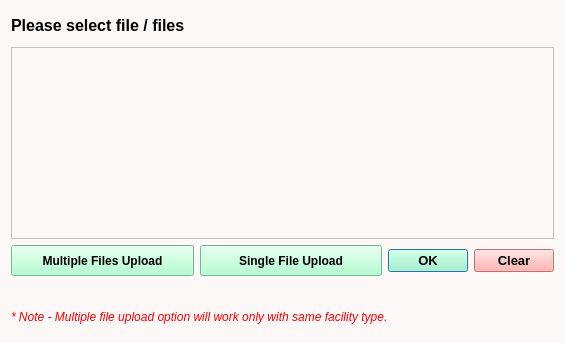
<?xml version="1.0" encoding="UTF-8"?>
<ui version="4.0">
 <class>Dialog</class>
 <widget class="QDialog" name="Dialog">
  <property name="geometry">
   <rect>
    <x>0</x>
    <y>0</y>
    <width>519</width>
    <height>343</height>
   </rect>
  </property>
  <property name="windowTitle">
   <string>Dialog</string>
  </property>
  <property name="styleSheet">
   <string notr="true">background-color: rgb(253, 248, 248);</string>
  </property>
  <layout class="QGridLayout" name="gridLayout">
   <item row="4" column="0" colspan="4">
    <widget class="QLabel" name="label_2">
     <property name="sizePolicy">
      <sizepolicy hsizetype="Expanding" vsizetype="Expanding">
       <horstretch>0</horstretch>
       <verstretch>0</verstretch>
      </sizepolicy>
     </property>
     <property name="font">
      <font>
       <family>Arial</family>
       <italic>true</italic>
      </font>
     </property>
     <property name="styleSheet">
      <string notr="true">color: rgb(255, 0, 0);</string>
     </property>
     <property name="text">
      <string>* Note - Multiple file upload option will work only with same facility type.</string>
     </property>
    </widget>
   </item>
   <item row="1" column="0" colspan="5">
    <widget class="QListWidget" name="listWidget"/>
   </item>
   <item row="2" column="2" colspan="2">
    <widget class="QPushButton" name="pushButton_3">
     <property name="font">
      <font>
       <pointsize>10</pointsize>
       <weight>75</weight>
       <bold>true</bold>
      </font>
     </property>
     <property name="styleSheet">
      <string notr="true">background-color: rgb(158, 255, 197);</string>
     </property>
     <property name="text">
      <string>OK</string>
     </property>
    </widget>
   </item>
   <item row="0" column="0" colspan="4">
    <widget class="QLabel" name="label">
     <property name="sizePolicy">
      <sizepolicy hsizetype="Expanding" vsizetype="Expanding">
       <horstretch>0</horstretch>
       <verstretch>0</verstretch>
      </sizepolicy>
     </property>
     <property name="text">
      <string>&lt;html&gt;&lt;head/&gt;&lt;body&gt;&lt;p align=&quot;justify&quot;&gt;&lt;span style=&quot; font-size:12pt; font-weight:600;&quot;&gt;Please select file / files&lt;/span&gt;&lt;/p&gt;&lt;/body&gt;&lt;/html&gt;</string>
     </property>
    </widget>
   </item>
   <item row="2" column="4">
    <widget class="QPushButton" name="pushButton_4">
     <property name="font">
      <font>
       <pointsize>10</pointsize>
       <weight>75</weight>
       <bold>true</bold>
      </font>
     </property>
     <property name="styleSheet">
      <string notr="true">background-color: rgb(255, 159, 156);</string>
     </property>
     <property name="text">
      <string>Clear</string>
     </property>
    </widget>
   </item>
   <item row="2" column="1">
    <widget class="QPushButton" name="pushButton_2">
     <property name="sizePolicy">
      <sizepolicy hsizetype="Expanding" vsizetype="Expanding">
       <horstretch>0</horstretch>
       <verstretch>0</verstretch>
      </sizepolicy>
     </property>
     <property name="font">
      <font>
       <pointsize>9</pointsize>
       <weight>75</weight>
       <bold>true</bold>
      </font>
     </property>
     <property name="styleSheet">
      <string notr="true">background-color: rgb(158, 255, 197);</string>
     </property>
     <property name="text">
      <string>Single File Upload</string>
     </property>
    </widget>
   </item>
   <item row="2" column="0">
    <widget class="QPushButton" name="pushButton">
     <property name="sizePolicy">
      <sizepolicy hsizetype="Expanding" vsizetype="Expanding">
       <horstretch>0</horstretch>
       <verstretch>0</verstretch>
      </sizepolicy>
     </property>
     <property name="font">
      <font>
       <pointsize>9</pointsize>
       <weight>75</weight>
       <bold>true</bold>
      </font>
     </property>
     <property name="styleSheet">
      <string notr="true">background-color: rgb(158, 255, 197);</string>
     </property>
     <property name="text">
      <string>Multiple Files Upload</string>
     </property>
    </widget>
   </item>
   <item row="3" column="0">
    <spacer name="horizontalSpacer">
     <property name="orientation">
      <enum>Qt::Horizontal</enum>
     </property>
     <property name="sizeHint" stdset="0">
      <size>
       <width>40</width>
       <height>20</height>
      </size>
     </property>
    </spacer>
   </item>
   <item row="3" column="1" colspan="4">
    <spacer name="horizontalSpacer_4">
     <property name="orientation">
      <enum>Qt::Horizontal</enum>
     </property>
     <property name="sizeHint" stdset="0">
      <size>
       <width>40</width>
       <height>20</height>
      </size>
     </property>
    </spacer>
   </item>
  </layout>
 </widget>
 <resources/>
 <connections/>
</ui>
